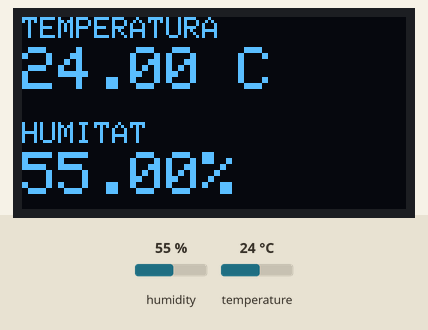
This sketch was run on a simulated Arduino Uno, built with avr-gcc and run on an emulated ATmega328P. Parts: 128×64 one-colour display. The test bench sets the inputs (shaded band); at power-on: humidity 55 %, temperature 24 °C. What the sketch prints to the serial monitor is not drawn.

Above: at 1.2 s.
1.3 s: humidity set to 22 %
At 2.5 s:
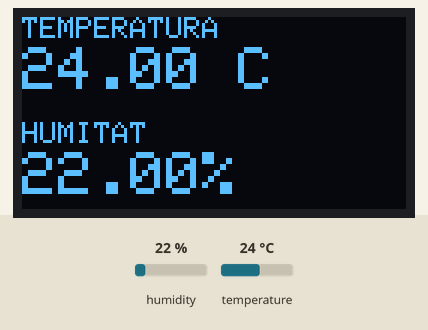
4.1 s: temperature set to 12 °C
At 4.9 s:
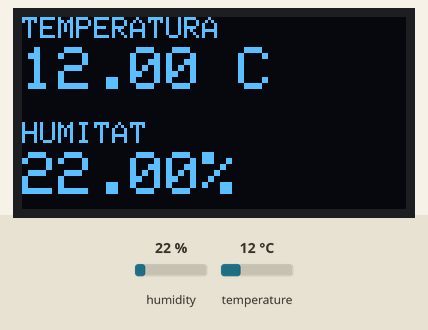
6.9 s: humidity set to 40 %
At 9.5 s:
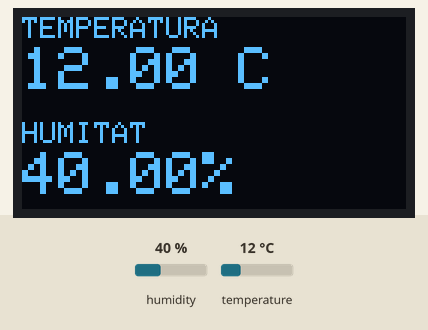
9.8 s: temperature set to 19 °C
At 10.7 s:
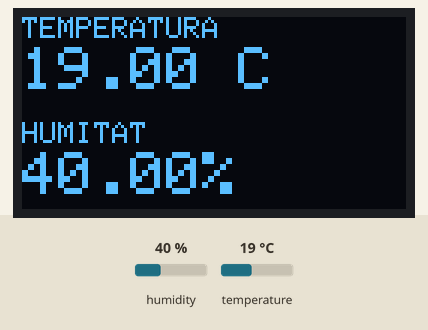
Timing chart, 0 to 12.8 s (numbered marks = the images above; inputs shaded):
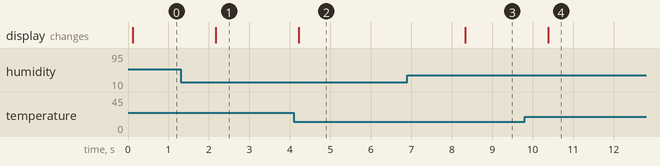

The sketch:

sensortemperatura.ino
```cpp
#include <DHT.h>
#include <Wire.h>
#include <Adafruit_GFX.h>
#include <Adafruit_SSD1306.h>

#define SCREEN_WIDTH 128
#define SCREEN_HEIGHT 64

Adafruit_SSD1306 display(SCREEN_WIDTH, SCREEN_HEIGHT, &Wire, -1);

#define DHTPIN 8
#define DHTTYPE DHT11

DHT dht(DHTPIN, DHTTYPE);

void setup() {
  Serial.begin(9600);
  dht.begin();
  display.begin(SSD1306_SWITCHCAPVCC, 0x3C);
  display.clearDisplay();
  display.display();
}

void loop() {
  float temperatura = dht.readTemperature();
  float humitat = dht.readHumidity();

  Serial.print("Temperatura: ");
  Serial.print(temperatura);
  Serial.println(" C");

  Serial.print("Humitat: ");
  Serial.print(humitat);
  Serial.println(" %");

  display.clearDisplay();
  display.setTextColor(SSD1306_WHITE);


  display.setTextSize(1);
  display.setCursor(0, 0);
  display.print("TEMPERATURA");

  display.setTextSize(2);
  display.setCursor(0, 10);
  display.print(temperatura);
  display.print(" C");


  display.setTextSize(1);
  display.setCursor(0, 35);
  display.print("HUMITAT");

  display.setTextSize(2);
  display.setCursor(0, 45);
  display.print(humitat);
  display.print("%");

  display.display();

  delay(2000);
}
```

Measured:
- after the input at 1.3 s, the display: changes after 0.87 s (image 1)
- after the input at 4.1 s, the display: changes after 0.12 s (image 2)
- after the input at 6.9 s, the display: changes after 1.4 s (image 3)
- after the input at 9.8 s, the display: changes after 0.59 s (image 4)
